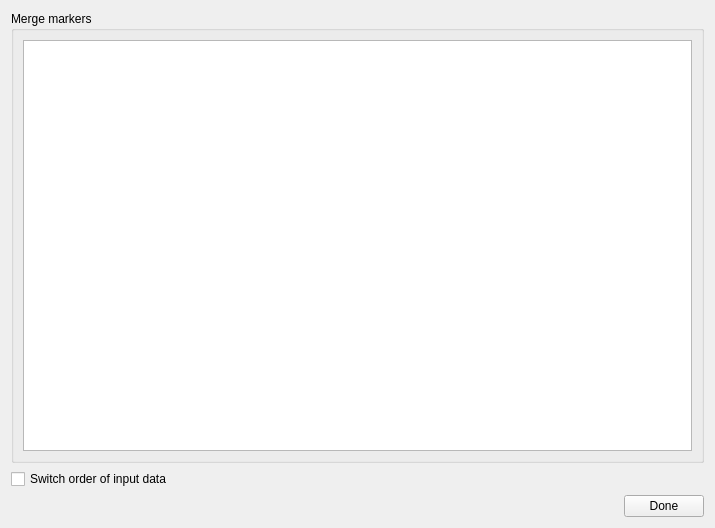
<?xml version="1.0" encoding="UTF-8"?>
<ui version="4.0">
 <class>MergeZincDataWidget</class>
 <widget class="QWidget" name="MergeZincDataWidget">
  <property name="geometry">
   <rect>
    <x>0</x>
    <y>0</y>
    <width>715</width>
    <height>528</height>
   </rect>
  </property>
  <property name="windowTitle">
   <string>Merge Zinc Data</string>
  </property>
  <layout class="QGridLayout" name="gridLayout">
   <item row="1" column="0">
    <widget class="QCheckBox" name="checkBoxInputOrder">
     <property name="text">
      <string>Switch order of input data</string>
     </property>
    </widget>
   </item>
   <item row="2" column="1">
    <layout class="QHBoxLayout" name="horizontalLayout">
     <item>
      <spacer name="horizontalSpacer">
       <property name="orientation">
        <enum>Qt::Horizontal</enum>
       </property>
       <property name="sizeHint" stdset="0">
        <size>
         <width>40</width>
         <height>20</height>
        </size>
       </property>
      </spacer>
     </item>
     <item>
      <widget class="QPushButton" name="pushButtonDone">
       <property name="text">
        <string>Done</string>
       </property>
      </widget>
     </item>
    </layout>
   </item>
   <item row="0" column="0" colspan="2">
    <widget class="QGroupBox" name="groupBoxMergeMarkersMap">
     <property name="title">
      <string>Merge markers</string>
     </property>
     <layout class="QVBoxLayout" name="verticalLayout">
      <item>
       <widget class="QTableView" name="tableViewMarkerMap"/>
      </item>
     </layout>
    </widget>
   </item>
  </layout>
 </widget>
 <resources/>
 <connections/>
</ui>
